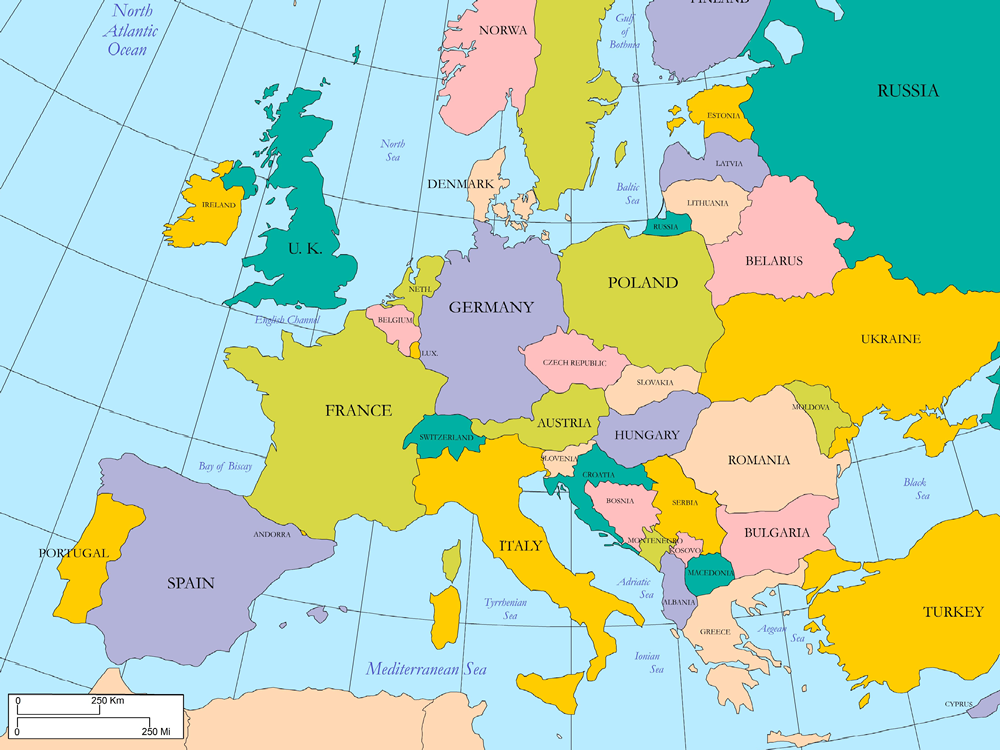
#> input picture Europe.png, 1000 x 750 px
$ python genTripMap.py
#> lines starting #> are read from the running program, lines starting #| are printed output that depends on the picture
from PIL import Image, ImageDraw
im = Image.open("Europe.png")
#> im is the input picture: PIL image 1000x750 RGBA; mean R, G, B, A 180.5, 209.7, 179.3, 255
draw = ImageDraw.Draw(im)

def drawline( orig, dest, airfares = [] ):
    # colour defined by travel cost
    if not airfares:
        draw.line(location[orig] + location[dest], fill="hsl(0,100%,0%)", width=7)
        colour = 120-120*(travel[orig][dest]-minTravel)/(maxTravel-minTravel)
        draw.line(location[orig] + location[dest], fill="hsl(%d,100%%,50%%)" % (colour), width=4)
    else:
        draw.line(location[orig] + location[dest], fill="hsl(0,100%,0%)", width=6)
        colour = 120-120*(airfares[dest]-min(airfares))/(max(airfares)-min(airfares))
        draw.line(location[orig] + location[dest], fill="hsl(%d,100%%,50%%)" % (colour), width=4)

def drawcircle( city, radius ):
    # colour defined by daily cost
    colour = 120-120*(dailyMid[city]-min(dailyMid))/(max(dailyMid)-min(dailyMid))
    draw.ellipse((location[city][0]-(radius+4), location[city][1]-(radius+4), location[city][0]+(radius+4), location[city][1]+(radius+4)), fill="hsl(0,100%,0%)")
    draw.ellipse((location[city][0]-(radius+2), location[city][1]-(radius+2), location[city][0]+(radius+2), location[city][1]+(radius+2)), "hsl(%d,100%%,50%%)" % (colour))

##### define the trip #####
trip = ["Venice","London","Madrid","Florence","Moscow","Crete","Prague","Barcelona","Istanbul"]
days = [ 3, 6, 2, 3, 5, 25, 2, 3, 1 ]
#####

names = ["Moscow","Paris","London","Madrid","Rome","Crete","Barcelona","Berlin","Budapest","Florence","Amsterdam","Prague","Istanbul","Vienna","Venice"]

travel = [
    [0,146,126,202,146,168,143,156,207,291,154,146,115,131,129],
    [227,0,60,143,93,123,139,110,162,85,52,165,150,140,68],
    [213,82,0,249,160,284,135,107,163,224,124,171,197,179,152],
    [188,86,136,0,144,188,69,70,96,138,103,124,180,143,119],
    [223,80,125,146,0,177,39,96,69,84,94,94,74,105,71],
    [233,81,223,188,58,0,131,123,58,241,200,114,120,164,169],
    [200,121,79,76,32,165,0,143,108,103,90,110,141,103,74],
    [130,53,81,97,83,153,110,0,83,214,92,123,99,176,104],
    [249,133,125,96,41,123,96,76,0,164,157,113,50,149,97],
    [309,246,162,172,86,301,90,186,204,0,227,155,279,229,150],
    [155,158,73,141,136,211,117,106,125,229,0,85,121,155,95],
    [112,122,100,112,48,193,116,108,138,144,97,0,85,152,65],
    [123,101,127,154,67,173,122,86,41,235,66,108,0,59,65],
    [145,162,122,202,90,75,145,117,175,171,90,181,121,0,194],
    [167,65,17,117,84,191,97,119,110,152,75,96,177,152,0]
]

fromMelb = [1390,1090,1007,1175,1082,1298,1101,1376,1399,1611,1376,1236,1140,1044,1362]
toMelb = [803,844,875,1061,934,922,983,921,1033,1186,622,1058,748,836,1076]
dailyMid = [92, 223, 298, 148, 169, 181, 126, 130, 145, 142, 165, 100, 85, 158, 134]

location = [(1173,104),(372,363),(314,269),(233,635),(600,588),(900,784),(366,604),(622,231),(750,409),(573,532),(430,237),(647,321),(978,617),(691,386),(598,477),(1140,759),(1155,742)]

minTravel = 17
maxTravel = 309

# draw line from melbourne to first city
dest = names.index(trip[0])
drawline( 15, dest, fromMelb )

for i in range(len(trip)-1):
    orig = names.index(trip[i])
    dest = names.index(trip[i+1])
    drawline( orig, dest )
    drawcircle( orig, days[i] )

# draw line from last city to melbourne
drawline( 16, dest, toMelb )

# draw a circle on the last city
drawcircle( dest, days[len(trip)-1] )


im.save("Trip.png")
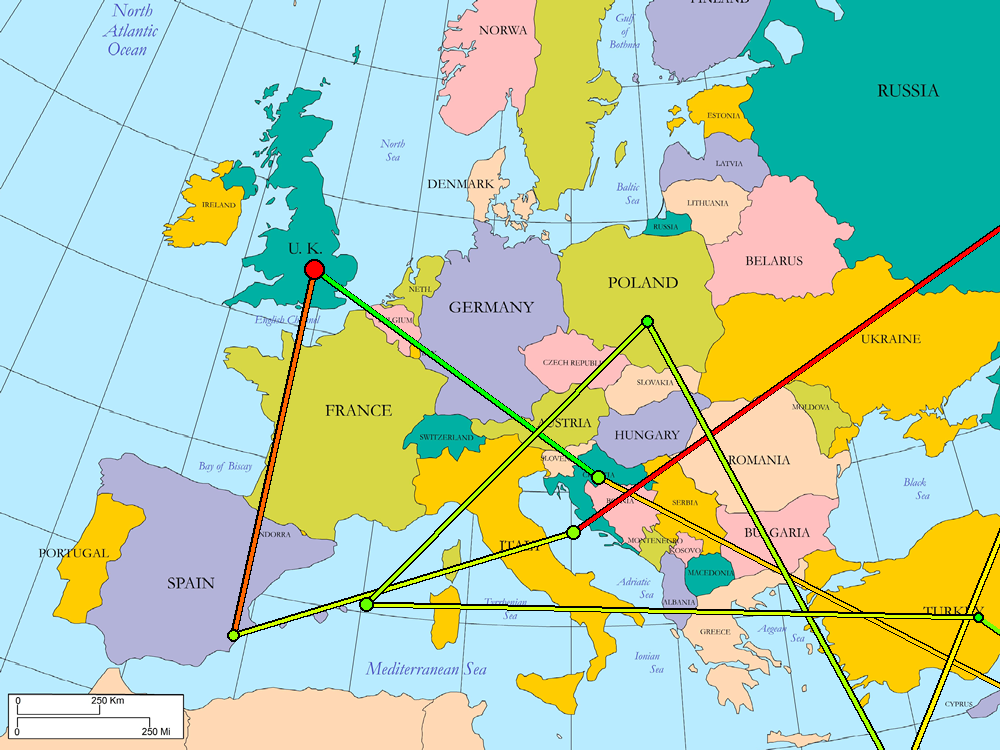
#> saved as Trip.png: PIL image 1000x750 RGBA; mean R, G, B, A 177.7, 206.6, 174.8, 255
